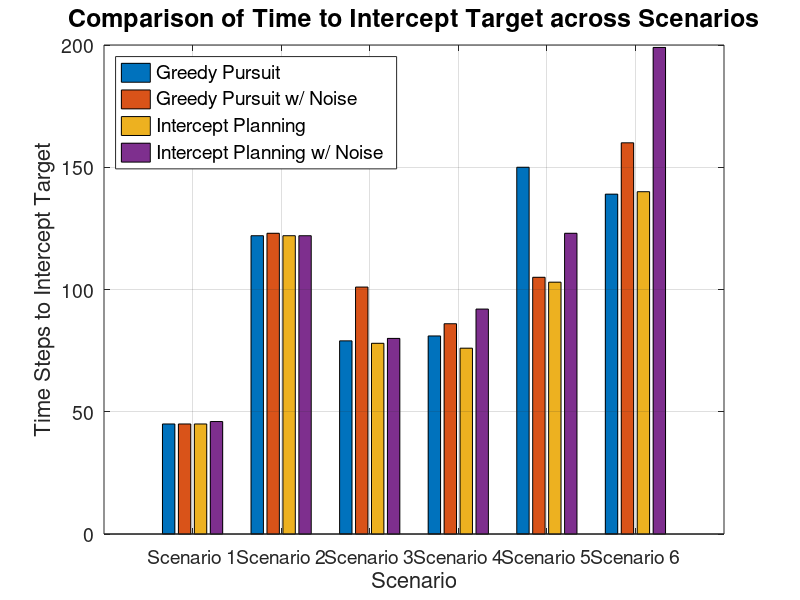

Source code (MATLAB): (Note: this script raises an error after producing the figure.)
%% Script to create bar chart of intercept time results

clear all
close all

% Define categories
categories = {'Greedy Pursuit', 'Greedy Pursuit w/ Noise', 'Intercept Planning', 'Intercept Planning w/ Noise'};
scenarios = {'Scenario 1', 'Scenario 2', 'Scenario 3', 'Scenario 4',...
    'Scenario 5', 'Scenario 6'};

% Timestep data, row = scenario, column corresponds to category
total_timesteps = [
    45, 45, 45, 46;
    122, 123, 122, 122;
    79, 101, 78, 80;
    81, 86, 76, 92;
    150, 105, 103, 123;
    139, 160, 140, 199;
    ];

% Initialize figure
figure;
b = bar(total_timesteps);
grid on

% Set and label bars and legend
set(gca, 'XTickLabel', scenarios, 'FontSize', 14);
legend(categories, 'Location', 'northwest', 'FontSize', 14);
xlabel('Scenario', 'FontSize', 16)
ylabel('Time Steps to Intercept Target', 'FontSize', 16)
title('Comparison of Time to Intercept Target across Scenarios', 'FontSize', 18)

% Add values above each bar
% Loop over each group
for i = 1:length(b)
    % Get bar X and Y data
    x = b(i).XEndPoints;
    y = b(i).YEndPoints;
    labels = string(b(i).YData);
    text(x, y + 0.2, labels, 'HorizontalAlignment', 'center', 'VerticalAlignment', 'bottom', 'FontSize', 14);
end